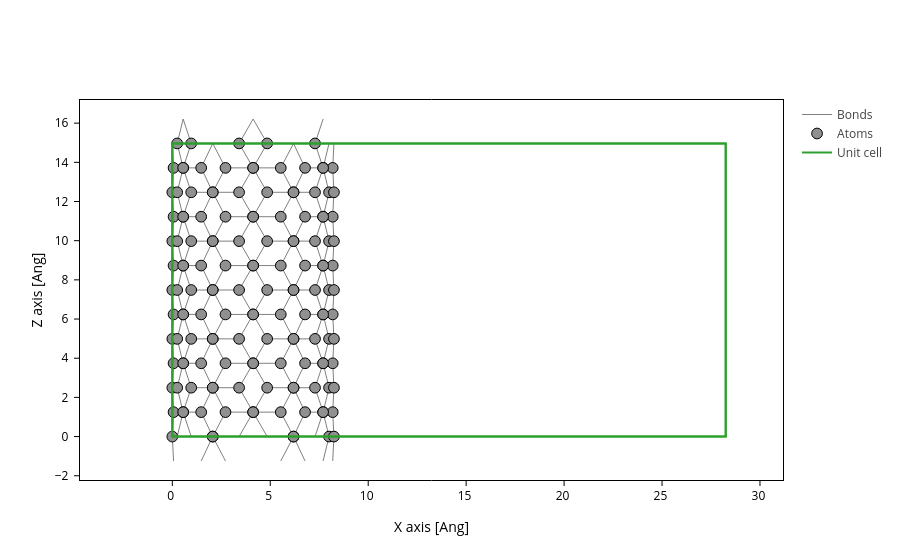

The notebook cell saved with this chart:
### Code cell
cnt.plot(axes='xz')

### Figure 1 — Plotly figure (JSON) as saved in the notebook; plotly's stock layout.template omitted (floating-point values rounded to 4 significant figures; data arrays with more than 128 entries replaced by an {"elided": "..."} marker saying what was removed)
{"data": [{"line": {"color": "gray", "width": 1}, "meta": {}, "mode": "lines", "name": "Bonds", "opacity": 1, "type": "scatter", "x": {"elided": "4893 float values"}, "y": {"elided": "4893 float values"}}, {"marker": {"color": "#909090", "line": {"color": "black", "width": 1}, "opacity": 1, "size": 10.72}, "meta": {}, "mode": "markers", "name": "Atoms", "opacity": 1, "type": "scatter", "x": {"elided": "144 float values"}, "y": {"elided": "144 float values"}}, {"meta": {}, "mode": "lines", "name": "Unit cell", "type": "scatter", "x": [0.0, 0.0, 28.25, 28.25, 0.0, 0.0, NaN, 0.0, 0.0, 0.0, 28.25, 28.25, 0.0, NaN, 28.25, 28.25, NaN, 28.25, 28.25], "y": [0.0, 0.0, 0.0, 14.96, 14.96, 0.0, NaN, 14.96, 14.96, 0.0, 0.0, 14.96, 14.96, NaN, 0.0, 0.0, NaN, 14.96, 14.96]}], "layout": {"scene": {"aspectmode": "data", "xaxis": {"title": {"text": "X axis [Ang]"}}, "yaxis": {"title": {"text": "Z axis [Ang]"}}}, "xaxis": {"scaleanchor": "y", "scaleratio": 1, "title": {"text": "X axis [Ang]"}}, "yaxis": {"title": {"text": "Z axis [Ang]"}}}}
